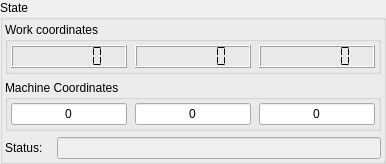
         <widget class="QGroupBox" name="grpState">
          <property name="title">
           <string>State</string>
          </property>
          <property name="overrided" stdset="0">
           <bool>false</bool>
          </property>
          <layout class="QVBoxLayout" name="verticalLayout_6">
           <property name="leftMargin">
            <number>2</number>
           </property>
           <property name="topMargin">
            <number>2</number>
           </property>
           <property name="rightMargin">
            <number>2</number>
           </property>
           <property name="bottomMargin">
            <number>2</number>
           </property>
           <item>
            <widget class="QGroupBox" name="groupBox_2">
             <property name="title">
              <string>Work coordinates</string>
             </property>
             <layout class="QHBoxLayout" name="horizontalLayout_4">
              <property name="leftMargin">
               <number>3</number>
              </property>
              <property name="topMargin">
               <number>3</number>
              </property>
              <property name="rightMargin">
               <number>3</number>
              </property>
              <property name="bottomMargin">
               <number>3</number>
              </property>
              <item>
               <layout class="QHBoxLayout" name="horizontalLayout_8">
                <property name="spacing">
                 <number>8</number>
                </property>
                <item>
                 <widget class="QLCDNumber" name="txtWPosX">
                  <property name="sizePolicy">
                   <sizepolicy hsizetype="MinimumExpanding" vsizetype="MinimumExpanding">
                    <horstretch>0</horstretch>
                    <verstretch>0</verstretch>
                   </sizepolicy>
                  </property>
                  <property name="minimumSize">
                   <size>
                    <width>116</width>
                    <height>0</height>
                   </size>
                  </property>
                  <property name="toolTip">
                   <string>X</string>
                  </property>
                  <property name="frameShadow">
                   <enum>QFrame::Raised</enum>
                  </property>
                  <property name="smallDecimalPoint">
                   <bool>true</bool>
                  </property>
                  <property name="digitCount">
                   <number>6</number>
                  </property>
                  <property name="segmentStyle">
                   <enum>QLCDNumber::Flat</enum>
                  </property>
                  <property name="text" stdset="0">
                   <string>0.00000</string>
                  </property>
                  <property name="readOnly" stdset="0">
                   <bool>true</bool>
                  </property>
                 </widget>
                </item>
                <item>
                 <widget class="QLCDNumber" name="txtWPosY">
                  <property name="sizePolicy">
                   <sizepolicy hsizetype="MinimumExpanding" vsizetype="MinimumExpanding">
                    <horstretch>0</horstretch>
                    <verstretch>0</verstretch>
                   </sizepolicy>
                  </property>
                  <property name="minimumSize">
                   <size>
                    <width>116</width>
                    <height>0</height>
                   </size>
                  </property>
                  <property name="toolTip">
                   <string>Y</string>
                  </property>
                  <property name="frameShadow">
                   <enum>QFrame::Raised</enum>
                  </property>
                  <property name="smallDecimalPoint">
                   <bool>true</bool>
                  </property>
                  <property name="digitCount">
                   <number>6</number>
                  </property>
                  <property name="segmentStyle">
                   <enum>QLCDNumber::Flat</enum>
                  </property>
                  <property name="text" stdset="0">
                   <string>0.00000</string>
                  </property>
                  <property name="readOnly" stdset="0">
                   <bool>true</bool>
                  </property>
                 </widget>
                </item>
                <item>
                 <widget class="QLCDNumber" name="txtWPosZ">
                  <property name="sizePolicy">
                   <sizepolicy hsizetype="MinimumExpanding" vsizetype="MinimumExpanding">
                    <horstretch>0</horstretch>
                    <verstretch>0</verstretch>
                   </sizepolicy>
                  </property>
                  <property name="minimumSize">
                   <size>
                    <width>116</width>
                    <height>0</height>
                   </size>
                  </property>
                  <property name="toolTip">
                   <string>Z</string>
                  </property>
                  <property name="frameShadow">
                   <enum>QFrame::Raised</enum>
                  </property>
                  <property name="smallDecimalPoint">
                   <bool>true</bool>
                  </property>
                  <property name="digitCount">
                   <number>6</number>
                  </property>
                  <property name="segmentStyle">
                   <enum>QLCDNumber::Flat</enum>
                  </property>
                  <property name="value" stdset="0">
                   <double>0.000000000000000</double>
                  </property>
                  <property name="text" stdset="0">
                   <string>0.00000</string>
                  </property>
                  <property name="readOnly" stdset="0">
                   <bool>true</bool>
                  </property>
                 </widget>
                </item>
               </layout>
              </item>
             </layout>
            </widget>
           </item>
           <item>
            <widget class="QGroupBox" name="groupBox_3">
             <property name="title">
              <string>Machine Coordinates</string>
             </property>
             <layout class="QHBoxLayout" name="horizontalLayout_6">
              <property name="leftMargin">
               <number>3</number>
              </property>
              <property name="topMargin">
               <number>3</number>
              </property>
              <property name="rightMargin">
               <number>3</number>
              </property>
              <property name="bottomMargin">
               <number>3</number>
              </property>
              <item>
               <layout class="QHBoxLayout" name="horizontalLayout_11">
                <property name="spacing">
                 <number>8</number>
                </property>
                <item>
                 <widget class="QLineEdit" name="txtMPosX">
                  <property name="toolTip">
                   <string>X</string>
                  </property>
                  <property name="text">
                   <string>0</string>
                  </property>
                  <property name="alignment">
                   <set>Qt::AlignCenter</set>
                  </property>
                  <property name="readOnly">
                   <bool>true</bool>
                  </property>
                 </widget>
                </item>
                <item>
                 <widget class="QLineEdit" name="txtMPosY">
                  <property name="toolTip">
                   <string>Y</string>
                  </property>
                  <property name="text">
                   <string>0</string>
                  </property>
                  <property name="alignment">
                   <set>Qt::AlignCenter</set>
                  </property>
                  <property name="readOnly">
                   <bool>true</bool>
                  </property>
                 </widget>
                </item>
                <item>
                 <widget class="QLineEdit" name="txtMPosZ">
                  <property name="toolTip">
                   <string>Z</string>
                  </property>
                  <property name="text">
                   <string>0</string>
                  </property>
                  <property name="alignment">
                   <set>Qt::AlignCenter</set>
                  </property>
                  <property name="readOnly">
                   <bool>true</bool>
                  </property>
                 </widget>
                </item>
               </layout>
              </item>
             </layout>
            </widget>
           </item>
           <item>
            <layout class="QFormLayout" name="formLayout">
             <property name="horizontalSpacing">
              <number>14</number>
             </property>
             <item row="0" column="0">
              <widget class="QLabel" name="Label">
               <property name="text">
                <string>Status:</string>
               </property>
              </widget>
             </item>
             <item row="0" column="1">
              <widget class="QLineEdit" name="txtStatus">
               <property name="enabled">
                <bool>false</bool>
               </property>
               <property name="styleSheet">
                <string notr="true">QLineEdit {color: palette(text);}</string>
               </property>
               <property name="alignment">
                <set>Qt::AlignCenter</set>
               </property>
               <property name="readOnly">
                <bool>true</bool>
               </property>
               <property name="status" stdset="0">
                <string/>
               </property>
              </widget>
             </item>
            </layout>
           </item>
          </layout>
         </widget>
